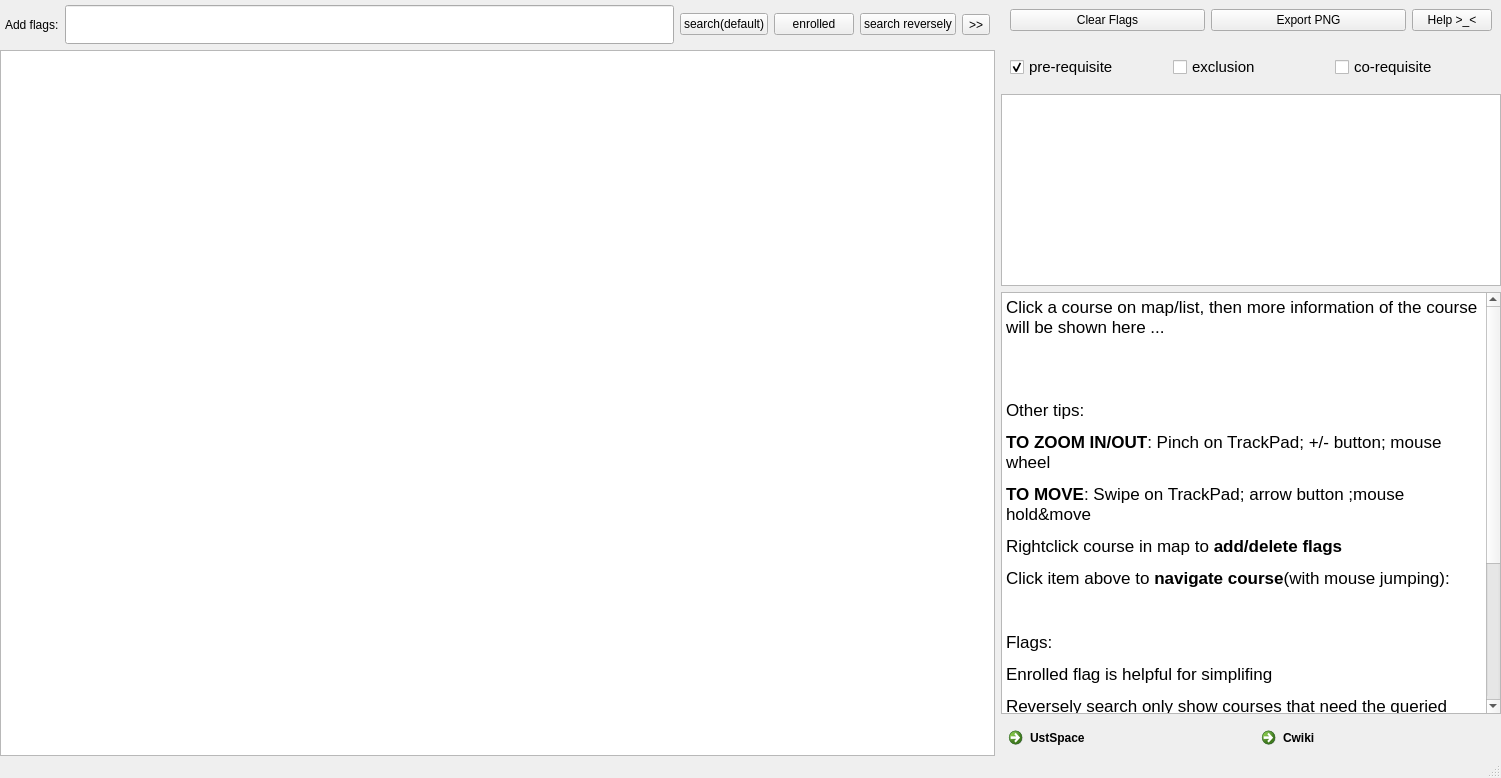
<?xml version="1.0" encoding="UTF-8"?>
<ui version="4.0">
 <class>MainWindow</class>
 <widget class="QMainWindow" name="MainWindow">
  <property name="geometry">
   <rect>
    <x>0</x>
    <y>0</y>
    <width>1501</width>
    <height>778</height>
   </rect>
  </property>
  <property name="windowTitle">
   <string>CurriculumMap</string>
  </property>
  <widget class="QWidget" name="centralwidget">
   <layout class="QHBoxLayout" name="horizontalLayout_2">
    <property name="leftMargin">
     <number>0</number>
    </property>
    <property name="topMargin">
     <number>0</number>
    </property>
    <property name="rightMargin">
     <number>0</number>
    </property>
    <property name="bottomMargin">
     <number>0</number>
    </property>
    <item>
     <widget class="QWidget" name="main_widget" native="true">
      <property name="minimumSize">
       <size>
        <width>100</width>
        <height>100</height>
       </size>
      </property>
      <layout class="QVBoxLayout" name="verticalLayout">
       <property name="leftMargin">
        <number>0</number>
       </property>
       <property name="topMargin">
        <number>0</number>
       </property>
       <property name="rightMargin">
        <number>0</number>
       </property>
       <property name="bottomMargin">
        <number>0</number>
       </property>
       <item>
        <widget class="QWidget" name="top_widget" native="true">
         <property name="maximumSize">
          <size>
           <width>16777215</width>
           <height>60</height>
          </size>
         </property>
         <property name="autoFillBackground">
          <bool>true</bool>
         </property>
         <layout class="QHBoxLayout" name="horizontalLayout">
          <property name="leftMargin">
           <number>5</number>
          </property>
          <property name="topMargin">
           <number>5</number>
          </property>
          <property name="rightMargin">
           <number>5</number>
          </property>
          <property name="bottomMargin">
           <number>0</number>
          </property>
          <item>
           <widget class="QLabel" name="label_5">
            <property name="text">
             <string>Add flags:</string>
            </property>
           </widget>
          </item>
          <item>
           <widget class="QLineEdit" name="text_search">
            <property name="sizePolicy">
             <sizepolicy hsizetype="Expanding" vsizetype="Fixed">
              <horstretch>0</horstretch>
              <verstretch>0</verstretch>
             </sizepolicy>
            </property>
            <property name="font">
             <font>
              <family>Comic Sans MS</family>
              <pointsize>18</pointsize>
             </font>
            </property>
            <property name="text">
             <string/>
            </property>
           </widget>
          </item>
          <item>
           <widget class="QPushButton" name="btn_search">
            <property name="sizePolicy">
             <sizepolicy hsizetype="Fixed" vsizetype="Fixed">
              <horstretch>0</horstretch>
              <verstretch>0</verstretch>
             </sizepolicy>
            </property>
            <property name="text">
             <string>search(default)</string>
            </property>
           </widget>
          </item>
          <item>
           <widget class="QPushButton" name="btn_enroll">
            <property name="sizePolicy">
             <sizepolicy hsizetype="Fixed" vsizetype="Fixed">
              <horstretch>0</horstretch>
              <verstretch>0</verstretch>
             </sizepolicy>
            </property>
            <property name="text">
             <string>enrolled</string>
            </property>
           </widget>
          </item>
          <item>
           <widget class="QPushButton" name="btn_search_2">
            <property name="sizePolicy">
             <sizepolicy hsizetype="Fixed" vsizetype="Fixed">
              <horstretch>0</horstretch>
              <verstretch>0</verstretch>
             </sizepolicy>
            </property>
            <property name="text">
             <string>search reversely</string>
            </property>
           </widget>
          </item>
          <item>
           <widget class="QToolButton" name="btn_sidebar">
            <property name="text">
             <string>&gt;&gt;</string>
            </property>
           </widget>
          </item>
         </layout>
        </widget>
       </item>
       <item>
        <widget class="GraphicsViewer" name="graphicsView">
         <property name="layoutDirection">
          <enum>Qt::RightToLeft</enum>
         </property>
        </widget>
       </item>
      </layout>
     </widget>
    </item>
    <item>
     <widget class="QWidget" name="side_widget" native="true">
      <property name="sizePolicy">
       <sizepolicy hsizetype="Fixed" vsizetype="Expanding">
        <horstretch>0</horstretch>
        <verstretch>0</verstretch>
       </sizepolicy>
      </property>
      <property name="minimumSize">
       <size>
        <width>500</width>
        <height>0</height>
       </size>
      </property>
      <property name="maximumSize">
       <size>
        <width>500</width>
        <height>16777215</height>
       </size>
      </property>
      <layout class="QVBoxLayout" name="verticalLayout_2">
       <property name="leftMargin">
        <number>0</number>
       </property>
       <property name="topMargin">
        <number>0</number>
       </property>
       <property name="rightMargin">
        <number>0</number>
       </property>
       <property name="bottomMargin">
        <number>0</number>
       </property>
       <item>
        <widget class="QWidget" name="button_widget" native="true">
         <layout class="QHBoxLayout" name="horizontalLayout_3">
          <item>
           <widget class="QPushButton" name="btn_clear">
            <property name="sizePolicy">
             <sizepolicy hsizetype="Expanding" vsizetype="Fixed">
              <horstretch>0</horstretch>
              <verstretch>0</verstretch>
             </sizepolicy>
            </property>
            <property name="text">
             <string>Clear Flags</string>
            </property>
           </widget>
          </item>
          <item>
           <widget class="QPushButton" name="btn_export">
            <property name="sizePolicy">
             <sizepolicy hsizetype="Expanding" vsizetype="Fixed">
              <horstretch>0</horstretch>
              <verstretch>0</verstretch>
             </sizepolicy>
            </property>
            <property name="text">
             <string>Export PNG</string>
            </property>
           </widget>
          </item>
          <item>
           <widget class="QPushButton" name="btn_help">
            <property name="text">
             <string>Help &gt;_&lt;</string>
            </property>
           </widget>
          </item>
         </layout>
        </widget>
       </item>
       <item>
        <widget class="QWidget" name="setting_widget" native="true">
         <layout class="QHBoxLayout" name="horizontalLayout_4">
          <item>
           <widget class="QCheckBox" name="box_pre">
            <property name="font">
             <font>
              <pointsize>11</pointsize>
             </font>
            </property>
            <property name="text">
             <string>pre-requisite</string>
            </property>
            <property name="checked">
             <bool>true</bool>
            </property>
           </widget>
          </item>
          <item>
           <widget class="QCheckBox" name="box_exclu">
            <property name="font">
             <font>
              <pointsize>11</pointsize>
             </font>
            </property>
            <property name="text">
             <string>exclusion</string>
            </property>
            <property name="checked">
             <bool>false</bool>
            </property>
           </widget>
          </item>
          <item>
           <widget class="QCheckBox" name="box_co">
            <property name="font">
             <font>
              <pointsize>11</pointsize>
             </font>
            </property>
            <property name="text">
             <string>co-requisite</string>
            </property>
           </widget>
          </item>
         </layout>
        </widget>
       </item>
       <item>
        <widget class="QListWidget" name="listwidget">
         <property name="sizePolicy">
          <sizepolicy hsizetype="Minimum" vsizetype="Minimum">
           <horstretch>0</horstretch>
           <verstretch>0</verstretch>
          </sizepolicy>
         </property>
         <property name="minimumSize">
          <size>
           <width>0</width>
           <height>100</height>
          </size>
         </property>
        </widget>
       </item>
       <item>
        <widget class="QTextEdit" name="info_box">
         <property name="sizePolicy">
          <sizepolicy hsizetype="Expanding" vsizetype="Expanding">
           <horstretch>0</horstretch>
           <verstretch>0</verstretch>
          </sizepolicy>
         </property>
         <property name="minimumSize">
          <size>
           <width>0</width>
           <height>100</height>
          </size>
         </property>
         <property name="font">
          <font>
           <pointsize>12</pointsize>
          </font>
         </property>
         <property name="documentTitle">
          <string/>
         </property>
         <property name="readOnly">
          <bool>true</bool>
         </property>
         <property name="html">
          <string>&lt;!DOCTYPE HTML PUBLIC &quot;-//W3C//DTD HTML 4.0//EN&quot; &quot;http://www.w3.org/TR/REC-html40/strict.dtd&quot;&gt;
&lt;html&gt;&lt;head&gt;&lt;meta name=&quot;qrichtext&quot; content=&quot;1&quot; /&gt;&lt;style type=&quot;text/css&quot;&gt;
p, li { white-space: pre-wrap; }
&lt;/style&gt;&lt;/head&gt;&lt;body style=&quot; font-family:'.AppleSystemUIFont'; font-size:12pt; font-weight:400; font-style:normal;&quot;&gt;
&lt;p style=&quot; margin-top:12px; margin-bottom:12px; margin-left:0px; margin-right:0px; -qt-block-indent:0; text-indent:0px;&quot;&gt;&lt;span style=&quot; font-size:13pt;&quot;&gt;Click a course on map/list, then more information of the course will be shown here ...&lt;/span&gt;&lt;/p&gt;
&lt;p style=&quot; margin-top:12px; margin-bottom:12px; margin-left:0px; margin-right:0px; -qt-block-indent:0; text-indent:0px;&quot;&gt;&lt;span style=&quot; font-size:13pt;&quot;&gt;&lt;br /&gt;&lt;/span&gt;&lt;/p&gt;
&lt;p style=&quot; margin-top:12px; margin-bottom:12px; margin-left:0px; margin-right:0px; -qt-block-indent:0; text-indent:0px;&quot;&gt;&lt;span style=&quot; font-size:13pt;&quot;&gt;Other tips:&lt;/span&gt;&lt;/p&gt;
&lt;p style=&quot; margin-top:12px; margin-bottom:12px; margin-left:0px; margin-right:0px; -qt-block-indent:0; text-indent:0px;&quot;&gt;&lt;span style=&quot; font-size:13pt; font-weight:600;&quot;&gt;TO ZOOM IN/OUT&lt;/span&gt;&lt;span style=&quot; font-size:13pt;&quot;&gt;: Pinch on TrackPad; +/- button; mouse wheel&lt;/span&gt;&lt;/p&gt;
&lt;p style=&quot; margin-top:12px; margin-bottom:12px; margin-left:0px; margin-right:0px; -qt-block-indent:0; text-indent:0px;&quot;&gt;&lt;span style=&quot; font-size:13pt; font-weight:600;&quot;&gt;TO MOVE&lt;/span&gt;&lt;span style=&quot; font-size:13pt;&quot;&gt;: Swipe on TrackPad; arrow button ;mouse hold&amp;amp;move&lt;/span&gt;&lt;/p&gt;
&lt;p style=&quot; margin-top:12px; margin-bottom:12px; margin-left:0px; margin-right:0px; -qt-block-indent:0; text-indent:0px;&quot;&gt;&lt;span style=&quot; font-size:13pt;&quot;&gt;Rightclick course in map to &lt;/span&gt;&lt;span style=&quot; font-size:13pt; font-weight:600;&quot;&gt;add/delete flags &lt;/span&gt;&lt;/p&gt;
&lt;p style=&quot; margin-top:12px; margin-bottom:12px; margin-left:0px; margin-right:0px; -qt-block-indent:0; text-indent:0px;&quot;&gt;&lt;span style=&quot; font-size:13pt;&quot;&gt;Click item above to &lt;/span&gt;&lt;span style=&quot; font-size:13pt; font-weight:600;&quot;&gt;navigate course&lt;/span&gt;&lt;span style=&quot; font-size:13pt;&quot;&gt;(with mouse jumping):&lt;/span&gt;&lt;/p&gt;
&lt;p style=&quot;-qt-paragraph-type:empty; margin-top:12px; margin-bottom:12px; margin-left:0px; margin-right:0px; -qt-block-indent:0; text-indent:0px; font-size:13pt;&quot;&gt;&lt;br /&gt;&lt;/p&gt;
&lt;p style=&quot; margin-top:12px; margin-bottom:12px; margin-left:0px; margin-right:0px; -qt-block-indent:0; text-indent:0px;&quot;&gt;&lt;span style=&quot; font-size:13pt;&quot;&gt;Flags:&lt;/span&gt;&lt;/p&gt;
&lt;p style=&quot; margin-top:12px; margin-bottom:12px; margin-left:0px; margin-right:0px; -qt-block-indent:0; text-indent:0px;&quot;&gt;&lt;span style=&quot; font-size:13pt;&quot;&gt;Enrolled flag is helpful for simplifing&lt;/span&gt;&lt;/p&gt;
&lt;p style=&quot; margin-top:12px; margin-bottom:12px; margin-left:0px; margin-right:0px; -qt-block-indent:0; text-indent:0px;&quot;&gt;&lt;span style=&quot; font-size:13pt;&quot;&gt;Reversely search only show courses that need the queried course, so pre-requisite of them may not be shown completely on map(sometimes strange), for accurate imformation, right click and then search for that course.&lt;br /&gt;&lt;/span&gt;&lt;/p&gt;
&lt;p style=&quot; margin-top:12px; margin-bottom:12px; margin-left:0px; margin-right:0px; -qt-block-indent:0; text-indent:0px;&quot;&gt;&lt;span style=&quot; font-size:13pt;&quot;&gt;Legend:&lt;/span&gt;&lt;/p&gt;
&lt;p style=&quot; margin-top:12px; margin-bottom:12px; margin-left:0px; margin-right:0px; -qt-block-indent:0; text-indent:0px;&quot;&gt;&lt;span style=&quot; font-size:13pt;&quot;&gt;1. for exclusion, if A excludes B, which means you can't take A after B, there will be a red cross near A on line between A and B&lt;/span&gt;&lt;/p&gt;
&lt;p style=&quot; margin-top:12px; margin-bottom:12px; margin-left:0px; margin-right:0px; -qt-block-indent:0; text-indent:0px;&quot;&gt;&lt;span style=&quot; font-size:13pt;&quot;&gt;2. A rectangle represents courses inside excludes each other&lt;/span&gt;&lt;/p&gt;&lt;/body&gt;&lt;/html&gt;</string>
         </property>
         <property name="acceptRichText">
          <bool>false</bool>
         </property>
        </widget>
       </item>
       <item>
        <widget class="QWidget" name="go_widget" native="true">
         <layout class="QHBoxLayout" name="horizontalLayout_5">
          <property name="leftMargin">
           <number>0</number>
          </property>
          <property name="topMargin">
           <number>0</number>
          </property>
          <property name="rightMargin">
           <number>0</number>
          </property>
          <property name="bottomMargin">
           <number>0</number>
          </property>
          <item>
           <widget class="QCommandLinkButton" name="btn_space">
            <property name="sizePolicy">
             <sizepolicy hsizetype="Preferred" vsizetype="Minimum">
              <horstretch>0</horstretch>
              <verstretch>0</verstretch>
             </sizepolicy>
            </property>
            <property name="text">
             <string>UstSpace</string>
            </property>
           </widget>
          </item>
          <item>
           <widget class="QCommandLinkButton" name="btn_cwiki">
            <property name="sizePolicy">
             <sizepolicy hsizetype="Preferred" vsizetype="Minimum">
              <horstretch>0</horstretch>
              <verstretch>0</verstretch>
             </sizepolicy>
            </property>
            <property name="text">
             <string>Cwiki</string>
            </property>
           </widget>
          </item>
         </layout>
        </widget>
       </item>
      </layout>
     </widget>
    </item>
   </layout>
  </widget>
  <widget class="QStatusBar" name="statusbar"/>
 </widget>
 <customwidgets>
  <customwidget>
   <class>GraphicsViewer</class>
   <extends>QGraphicsView</extends>
   <header location="global">gui/GraphicsViewer.h</header>
  </customwidget>
 </customwidgets>
 <resources/>
 <connections/>
</ui>
